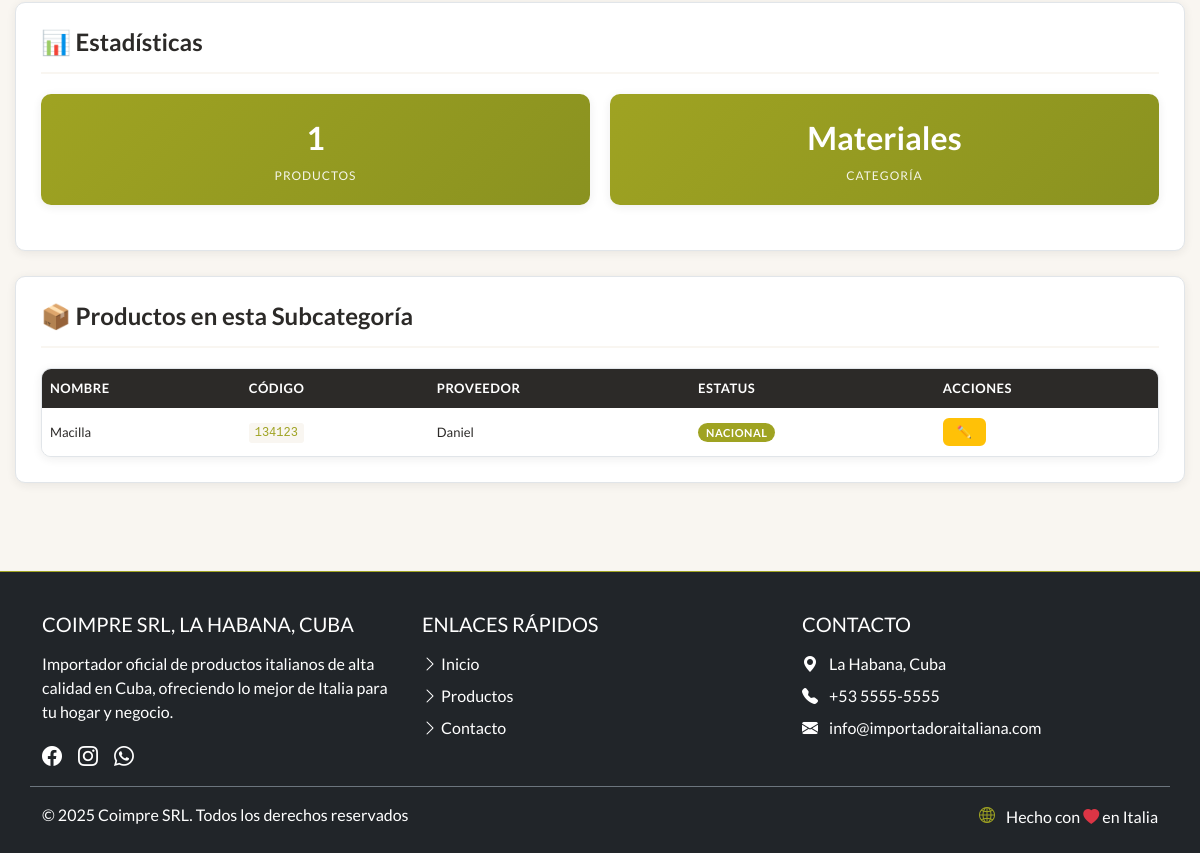
The app's page /productos/admin/subcategorias/edit/9/ (signed in, lower part), older data.
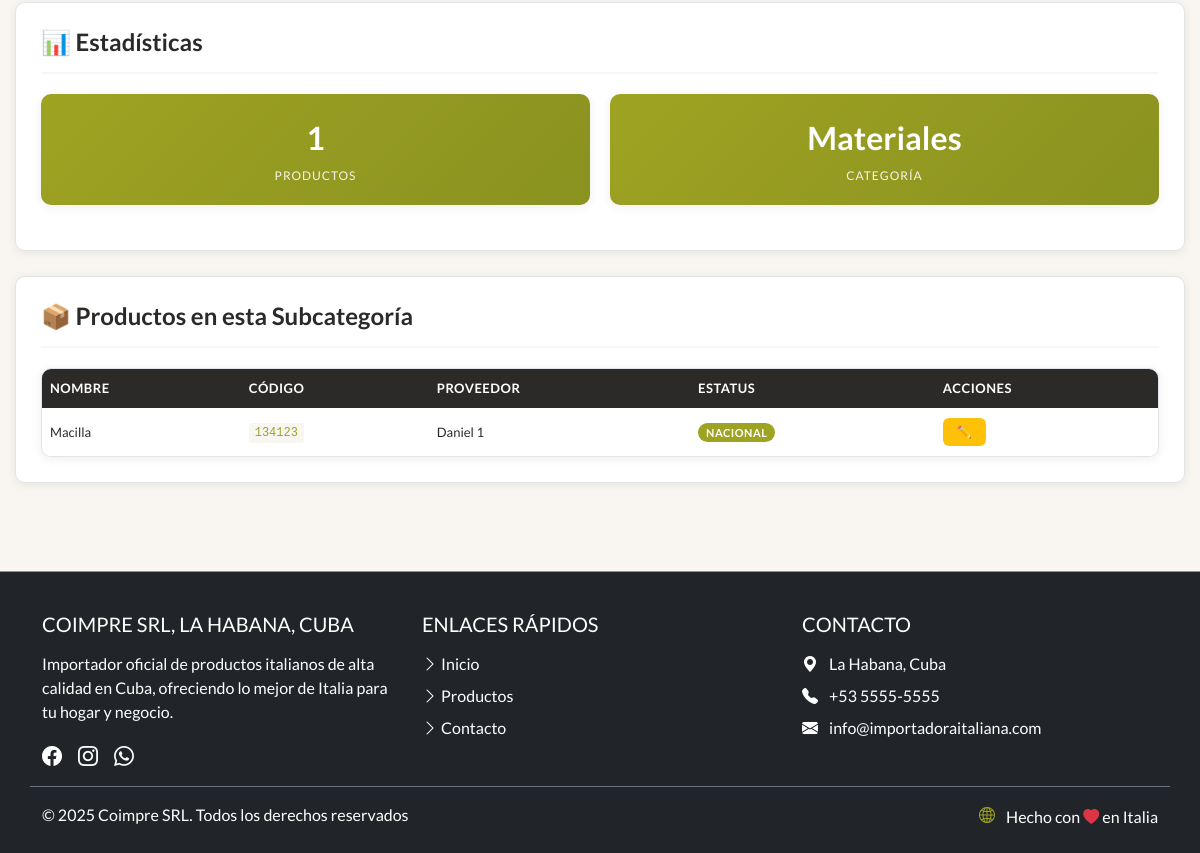
The same page, newer data.
### productos/models.py (models this page shows, shortened)
class Product(models.Model):
    name = models.CharField(max_length=250, verbose_name="Nombre")
    slug = models.SlugField(unique=True, blank=True)
    sku = models.CharField(max_length=50, verbose_name="Código SKU", blank=True)
    proveedor = models.ForeignKey(Proveedor, on_delete=models.SET_NULL, null=True, blank=True, verbose_name="Proveedor")
    category = models.ForeignKey(Category, on_delete=models.SET_NULL, null=True, verbose_name="Categoría")
    subcategory = models.ForeignKey(Subcategory, on_delete=models.SET_NULL, null=True, blank=True, verbose_name="Subcategoría")
    short_description = models.CharField(max_length=500, blank=True, verbose_name="Descripción Corta")
    description = models.TextField(blank=True, verbose_name="Descripción")
    price = models.DecimalField(max_digits=10, decimal_places=2, null=True, blank=True, verbose_name="Precio")
    image = models.ImageField(upload_to='products/', blank=True, null=True, verbose_name="Imagen")
    video = models.FileField(upload_to='videos/', blank=True, null=True, verbose_name="Video del Producto")
    ficha_tecnica = models.FileField(upload_to='fichas_tecnicas/', blank=True, null=True, verbose_name="Ficha Técnica (PDF)")
    origen = models.CharField(max_length=100, blank=True, verbose_name="País de Origen")
    peso = models.DecimalField(max_digits=10, decimal_places=2, null=True, blank=True, verbose_name="Peso (kg)")
    estatus = models.ForeignKey(Estatus, on_delete=models.SET_NULL, null=True, blank=True, verbose_name="Estatus de Procedencia")
    is_active = models.BooleanField(default=True, verbose_name="Activo")
    en_oferta = models.BooleanField(default=False, verbose_name="En Oferta")
    destacado = models.BooleanField(default=False, verbose_name="Producto Destacado")
    created_at = models.DateTimeField(auto_now_add=True, verbose_name="Fecha de Creación")
    updated_at = models.DateTimeField(auto_now=True, verbose_name="Fecha de Actualización")
    class Meta:
        verbose_name = "Producto"
        verbose_name_plural = "Productos"
        ordering = ['-destacado', '-en_oferta', '-created_at']  # Destacados y ofertas primero

class Proveedor(models.Model):
    name = models.CharField(max_length=120, verbose_name="Nombre")
    slug = models.SlugField(unique=True, blank=True)
    logo = models.ImageField(upload_to='proveedores/', blank=True, null=True, verbose_name="Logo")
    id_unico = models.CharField(max_length=50, unique=True, verbose_name="ID Único", help_text="Identificador único del proveedor", default="temp_id")
    catalogo = models.FileField(upload_to='catalogos/', blank=True, null=True, verbose_name="Catálogo (PDF)")
    def count_productos(self):
        """Cuenta los productos activos del proveedor"""
        return self.productos_asociados.count()
    count_productos.short_description = "Productos Activos"
    class Meta:
        verbose_name = "Proveedor"
        verbose_name_plural = "Proveedores"

class Estatus(models.Model):
    name = models.CharField(max_length=120, verbose_name="Nombre")
    slug = models.SlugField(unique=True, blank=True)
    description = models.TextField(blank=True, verbose_name="Descripción")
    def count_productos(self):
        """Cuenta los productos activos del estatus"""
        return self.productos_asociados.count()
    count_productos.short_description = "Productos Activos"
    class Meta:
        verbose_name = "Estatus de Procedencia"
        verbose_name_plural = "Estatus de Procedencia"

### productos/views.py (the view)
    def wrapper(request, *args, **kwargs):
        if not request.user.is_authenticated:
            messages.warning(request, 'Debes iniciar sesión para acceder a esta página.')
            return redirect('productos:secret_login')
        if not is_staff_user(request.user):
            messages.error(request, 'No tienes permisos para acceder a esta página.')
            raise Http404("Página no encontrada")
        return view_func(request, *args, **kwargs)

### productos/views.py (called while the page is built, shortened)
def is_staff_user(user):
    return user.is_authenticated and (user.is_staff or user.is_superuser)

def require_staff_login(view_func):
    def wrapper(request, *args, **kwargs):
        if not request.user.is_authenticated:
            messages.warning(request, 'Debes iniciar sesión para acceder a esta página.')
            return redirect('productos:secret_login')
        if not is_staff_user(request.user):
            messages.error(request, 'No tienes permisos para acceder a esta página.')
            raise Http404("Página no encontrada")
        return view_func(request, *args, **kwargs)
    return wrapper

@require_staff_login
def edit_subcategory(request, pk):
    from django.shortcuts import get_object_or_404
    subcategory = get_object_or_404(Subcategory, pk=pk)
    context = {
        'subcategory': subcategory,
        'categories': Category.objects.all(),
        'active_tab': 'subcategorias'
    }
    return render(request, 'productos/edit_subcategory.html', context)

### productos/templates/productos/edit_subcategory.html (shortened to what this page needs)
{% extends 'coimpres_cuba/base.html' %}
{% load static %}
{% block extra_css %}
<link rel="stylesheet" href="{% static 'css/admin.css' %}">
{% endblock %}
{% block content %}
<div class="admin-container">
    <div class="admin-section">
        <div class="section-header">
            <h2>📊 Estadísticas</h2>
        </div>
        <div class="stats-grid">
            <div class="stat-card">
                <div class="stat-number">{{ subcategory.product_set.count }}</div>
                <div class="stat-label">Productos</div>
            </div>
            <div class="stat-card">
                <div class="stat-number">{{ subcategory.category.name }}</div>
                <div class="stat-label">Categoría</div>
            </div>
        </div>
    </div>
    {% if subcategory.product_set.all %}
    <div class="admin-section">
        <div class="section-header">
            <h2>📦 Productos en esta Subcategoría</h2>
        </div>
        <div class="table-responsive">
            <table class="admin-table">
                <thead>
                    <tr>
                        <th>Nombre</th>
                        <th>Código</th>
                        <th>Proveedor</th>
                        <th>Estatus</th>
                        <th>Acciones</th>
                    </tr>
                </thead>
                <tbody>
                    {% for product in subcategory.product_set.all|slice:":10" %}
                    <tr>
                        <td>{{ product.name }}</td>
                        <td><code>{{ product.sku }}</code></td>
                        <td>{{ product.proveedor.name|default:"-" }}</td>
                        <td><span class="badge">{{ product.estatus.name|default:"Sin estatus" }}</span></td>
                        <td>
                            <a href="{% url 'productos:edit_product' product.pk %}" class="btn btn-sm btn-warning" title="Editar">✏️</a>
                        </td>
                    </tr>
                    {% endfor %}
                </tbody>
            </table>
        </div>
    </div>
    {% endif %}
</div>
{% endblock %}

Row changes from the older to the newer data that the page shows:
changed through a linked row, Product "Macilla": proveedor.name "Daniel" → "Daniel 1"
